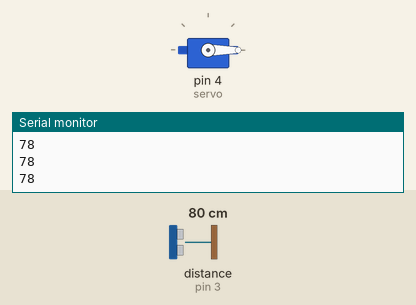
The sketch below on a simulated Arduino Uno, built with avr-gcc and run on an emulated ATmega328P. Parts: servo, the last lines printed to the serial monitor. Wiring (inferred from the names in the program): ultrasonic range finder: trigger pin 2; echo pin 3. Inputs (shaded band) come from the test bench; at power-on: distance to the obstacle (sensor on pin 3) 80 cm. The echo pulse lasts 58.3 µs per cm.

Above: at 1.2 s.
1.3 s: distance to the obstacle (sensor on pin 3) set to 8 cm
2.8 s: distance to the obstacle (sensor on pin 3) set to 5 cm
At 3.9 s:
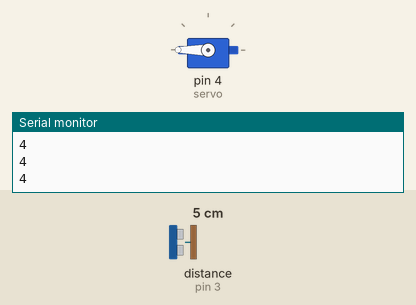
4.3 s: distance to the obstacle (sensor on pin 3) set to 9 cm
At 5.1 s:
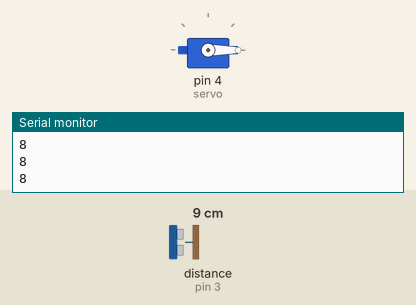
5.8 s: distance to the obstacle (sensor on pin 3) set to 2 cm
At 6.1 s:
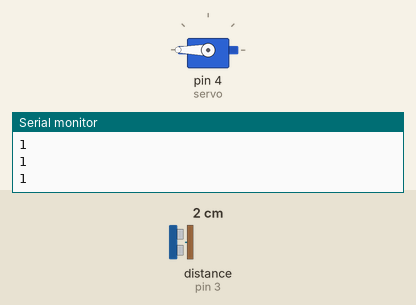
Timing chart, 0 to 8.3 s (numbered marks = the images above; inputs shaded):
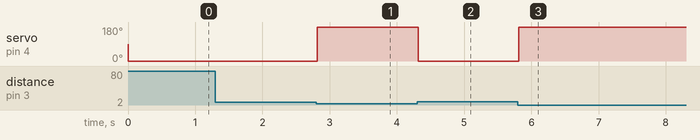

The sketch:

Ultrasonic.ino
```cpp
#include <Servo.h>;
Servo servo;
#define trig 2
#define echo 3
long waktu;
int jarak;
bool tarik=0;

const int nscan=10;
int scan[nscan],total=0,rata=0,terbaca=0;
void setup() {
  servo.attach(4);
  pinMode(2,OUTPUT);
  pinMode(3,INPUT);
  Serial.begin(9600);
    for (int thisReading = 0; thisReading < nscan; thisReading++) {
    scan[thisReading] = 0;
  }
}
int tahan=0;
void loop() {
    digitalWrite(2,0);
  delayMicroseconds(2);
    digitalWrite(2,1);
  delayMicroseconds(10);
      digitalWrite(2,0);
waktu = pulseIn(echo,HIGH);
jarak = waktu*0.034/2;

total = total- scan[terbaca];
scan[terbaca] = jarak;
total = total + scan[terbaca];
terbaca++;
if(terbaca >= nscan){
  terbaca=0;
}
rata=total/nscan;
Serial.println(rata);
delay(1);
if(rata<=5){
    servo.write(180);
}else{servo.write(0);}
}
```

Measured:
- the behaviour switches between 7 and 6 cm on distance to the obstacle (sensor on pin 3) (found by bisection; images 0 and 1)
- after the input at 2.8 s, servo on pin 4 (servo): 0° → 180° at once
- after the input at 4.3 s, servo on pin 4 (servo): 180° → 0° at once
- after the input at 5.8 s, servo on pin 4 (servo): 0° → 180° at once
